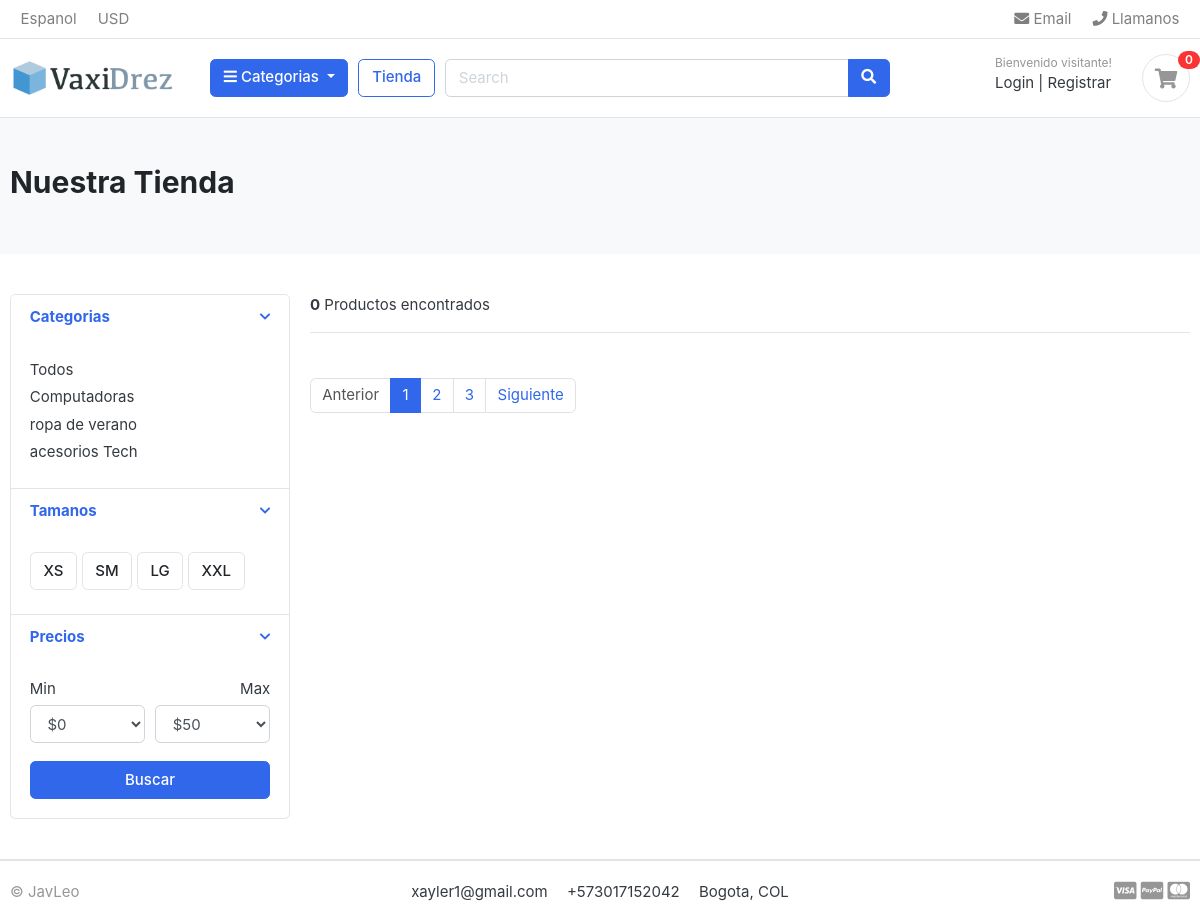
Before: /store/store/computadoras with the older database file.
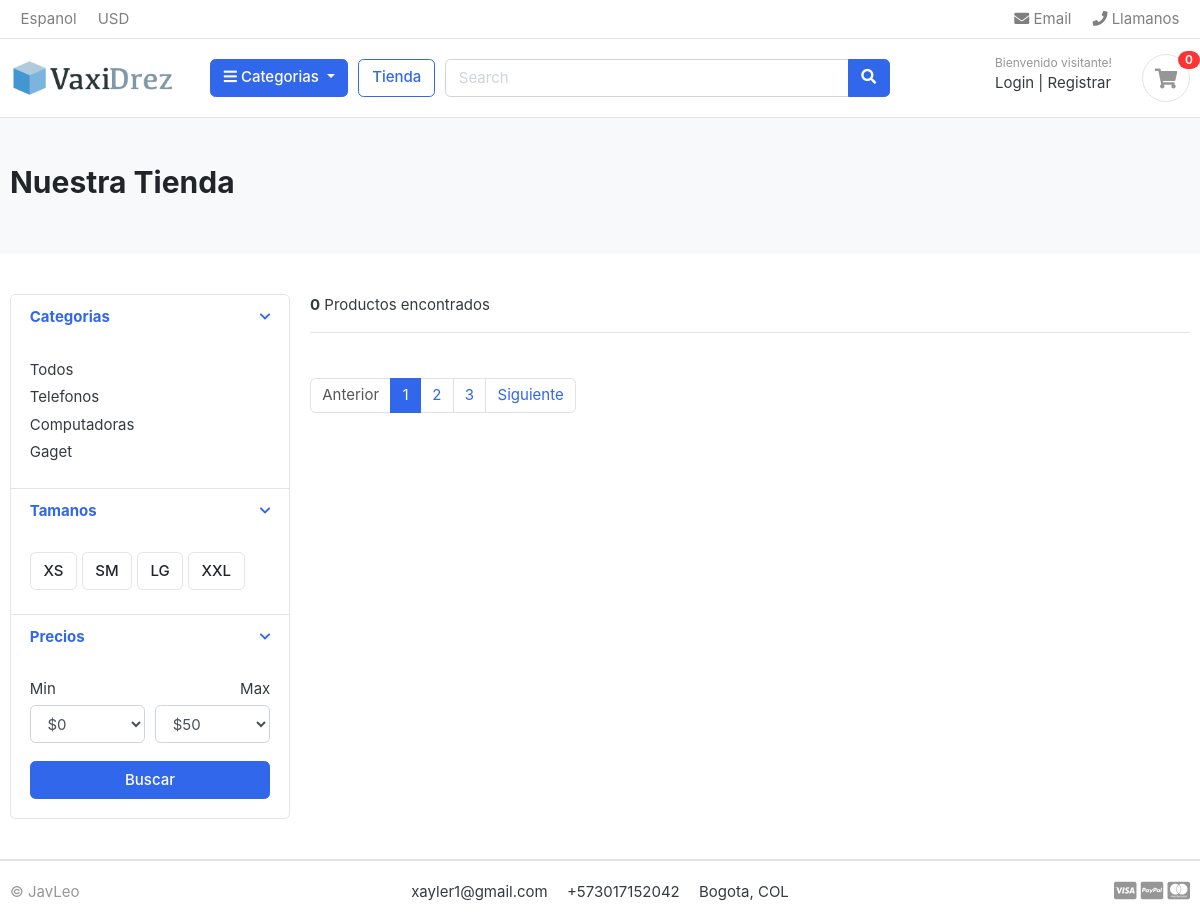
After: the same page with the newer database file.
### category/models.py (models this page shows, shortened)
class Category(models.Model):
    category_name = models.CharField(max_length = 20, unique = True)
    descrition = models.CharField(max_length = 255, blank = True)
    slug = models.CharField(max_length = 100, unique = True)
    cat_image = models.ImageField(upload_to= "photos/categories", blank= True)
    class Meta:
        verbose_name = "Category"
        verbose_name_plural = "Categories"
    def get_url(self):
        return reverse ("products_by_category", args =[self.slug])

### store/views.py (the view)
# urls.py: path("store/", include('store.urls')),
def store (request, category_slug=None):
    categories = None
    products = None
    if category_slug != None:
        categories = get_object_or_404(Category, slug=category_slug)
        products= Product.objects.filter(category=categories, is_available = True)
        product_count = products.count()
    else:
        products = Product.objects.all().filter(is_available = True)
        product_count = products.count()
    context = {
    "products": products,
    "product_count": product_count,
    "categories": categories,  # Incluye la categoría en el contexto si es relevante
        }
    return render(request, "store/store.html", context)

### category/context_processors.py (called while the page is built)
def menu_links(request):
    links = Category.objects.all()
    return dict(links = links)

### templates/store/store.html (shortened to what the changed rows need)
{% extends "base.html" %}
{% block content %}
{% load humanize %}
<section class="section-pagetop bg">
    <div class="container">
        <h2 class="title-page">Nuestra Tienda</h2>
    </div>
    </section>
<section class="section-content padding-y">
    <div class="container">
    <div class="row">
        <aside class="col-md-3">
    <div class="card">
        <article class="filter-group">
            <div class="filter-content collapse show" id="collapse_1" style="">
                <div class="card-body">
                    <ul class="list-menu">
                        {% for category in links %}
                            <li><a href="{{ category.get_url }}">{{ category.category_name }}</a></li>
                        {% endfor %}
                    </ul>
                </div>
            </div>
        </article>
    </div>
        </aside>
    </div>
    </div>
    </section>
{% endblock %}

Changed rows visible on the page:
removed Category: category_name "ropa de verano"
removed Category: category_name "acesorios Tech"
added Category: category_name "Telefonos"
added Category: category_name "Gaget"
